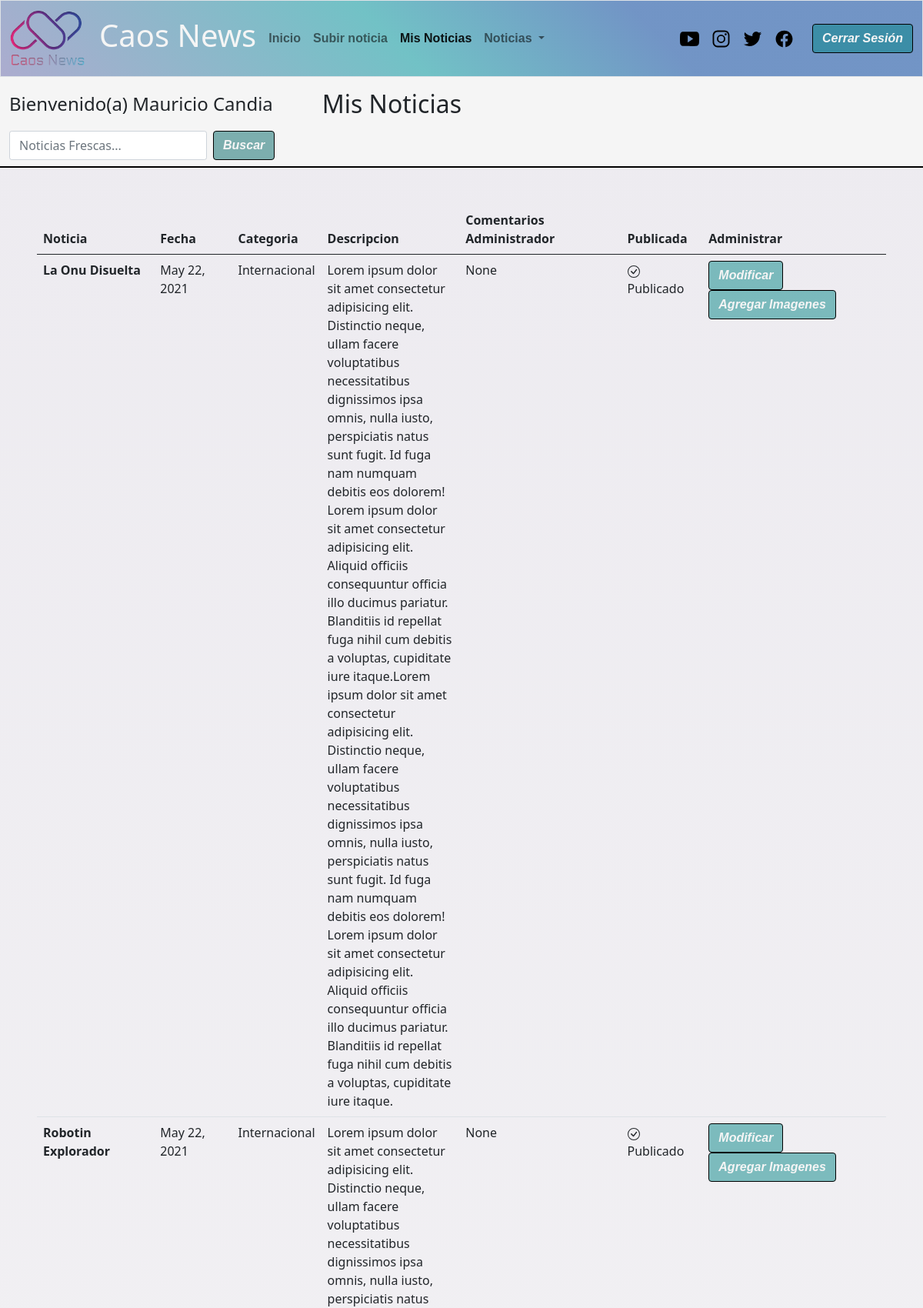
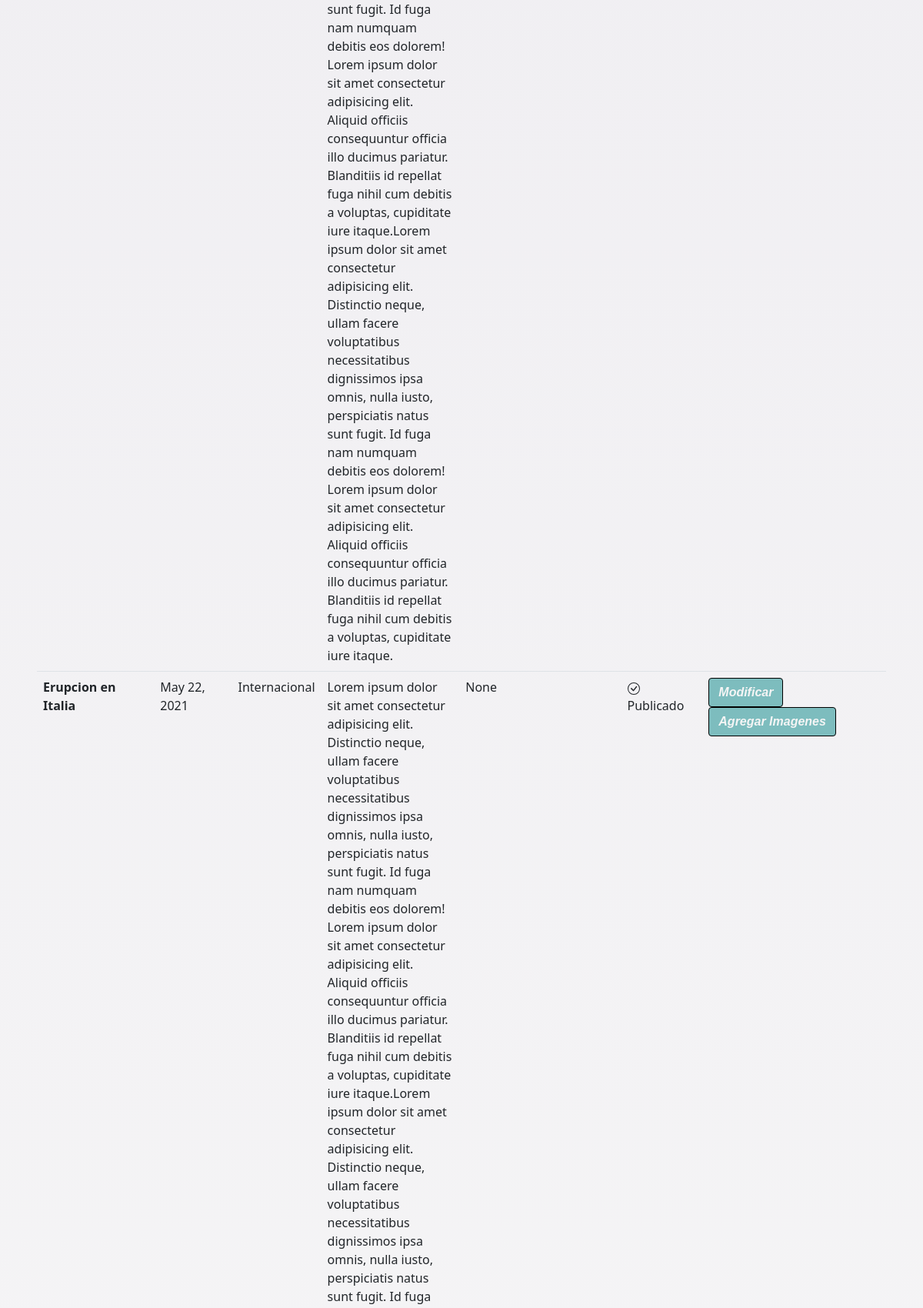
The app's page /mis_noticias/ (signed in, upper part) with its own data (2 pictures, top to bottom).
### caos_news/models.py (models this page shows, shortened)
class Noticia(models.Model):
    nombre_not = models.CharField(primary_key= True, max_length=50)
    fecha_not = models.DateField(default=datetime.date.today)
    redac =  models.TextField()
    img_not = models.ImageField(upload_to='noticias',null=True)
    publicar = models.BooleanField(default=False)
    comentario = models.TextField(null=True,default='Sin observaciones')
    autor = models.ForeignKey(User,null=True, on_delete=models.CASCADE)
    categoria = models.ForeignKey(Categoria, on_delete=models.CASCADE)

class Categoria(models.Model):
    cod_catg = models.IntegerField(primary_key=True)
    nombre_catg = models.CharField(max_length=50)
    def __str__(self):
        return self.nombre_catg

### caos_news/views.py (the view)
# urls.py: path('mis_noticias/',mis_news,name='mis_notis'),
@login_required(login_url='/Ingresar/')
def mis_news(request):
    user = User.objects.get(username=request.user.username)
    categoria = Categoria.objects.all()
    noti_all = Noticia.objects.filter(autor=user)
    contexto = {"categorias":categoria,"noticias":noti_all}
    return render(request,"mis_notis.html",contexto)

### caos_news/templates/mis_notis.html (shortened to what this page needs)
{% extends "base.html" %}
{% load static %}
{% block link_activos %}
<ul class="navbar-nav me-auto mb-2 mb-lg-0">
    <li class="nav-item">
        <a class="nav-link" aria-current="page" href="{% url 'index'%}">Inicio</a>
    </li>
    {% if user.is_authenticated %}
    <li class="nav-item ">
        <a class="nav-link " href="{% url 'enviar_n' %}">Subir noticia</a>
    </li>
    <li class="nav-item">
        <a class="nav-link active" href="{% url 'mis_notis' %}">Mis Noticias</a>
    </li>
    {% endif %}
    <li class="nav-item dropdown">
        <a class="nav-link dropdown-toggle" href="#" id="navbarDropdown" role="button" data-bs-toggle="dropdown"
            aria-expanded="false">
            Noticias
        </a>
    </li>
    {% endblock link_activos %}
    {% block contenido %}
    <main>
        <nav class="navbar sticky-top" id="barra-busqueda">
            <div class="container-fluid ">
                <span class="navbar-text">
                    {% if user.is_authenticated %}
                    <h4> Bienvenido(a) {{user.first_name}} {{user.last_name}} </h4>
                    {% else %}
                    <h4>Noticas Frescas</h4>
                    {% endif %}
                </span>
                <span class="navbar-text" style="margin-right: 50%;">
                    <h2>Mis Noticias</h2>
                </span>
                <form class="d-flex" method="POST" action="{% url 'filter_d'%}">
                    <input class="form-control me-2" type="search" placeholder="Noticias Frescas..." name="txtbusqueda" aria-label="Search">
                    <button id="boton" class="btn btn-outline" type="submit">Buscar</button>
                </form>
            </div>
        </nav>
        <section class="container-fluid p-5 table-responsive">
            <table class="table table-secundary table-hover">
                <thead>
                    <tr>
                        <th scope="col">Noticia</th>
                        <th scope="col">Fecha</th>
                        <th scope="col">Categoria</th>
                        <th scope="col">Descripcion</th>
                        <th scope="col">Comentarios Administrador</th>
                        <th scope="col">Publicada</th>
                        <th scope="col">Administrar</th>
                    </tr>
                </thead>
                <tbody>
                    {% for x in noticias %}
                    <tr>
                        <th scope="row">{{x.nombre_not}}</th>
                        <td>{{x.fecha_not}}</td>
                        <td>{{x.categoria}}</td>
                        <td class="celda">{{x.redac}}</td>
                        <td>{{x.comentario}}</td>
                        <td>{% if x.publicar %}
                            <div class="mb-3">
                                Publicado
                            </div>
                            {% endif %}
                        </td>
                        <td>
                            <button id="boton" type="button" class="btn btn-outline"
                                onclick="modificar('{{x.nombre_not}}')">Modificar</button>
                            <button id="boton" type="button" class="btn btn-outline" onclick="gale('{{x.nombre_not}}')"
                                data-bs-toggle="modal" data-bs-target="#gale_modal">Agregar Imagenes</button>
                        </td>
                    </tr>
                    {% endfor %}
                </tbody>
            </table>
        </section>
        {% endblock contenido %}

### records on screen
Noticia: nombre_not "La Onu Disuelta", fecha_not "May 22, 2021", categoria "Internacional", redac "Lorem ipsum dolor sit amet consectetur adipisicing elit. Distinctio neque, ullam facere voluptatibus necessitatibus dignissimos ipsa omnis, nulla iusto, perspiciatis natus sunt fugit. Id fuga nam numquam debitis eos dolorem! Lorem ipsum dolor sit amet consectetur adipisicing elit. Aliquid officiis consequuntur officia illo ducimus pariatur. Blanditiis id repellat fuga nihil cum debitis a voluptas, cupiditate iure itaque.Lorem ipsum dolor sit amet consectetur adipisicing elit. Distinctio neque, ullam facere voluptatibus necessitatibus dignissimos ipsa omnis, nulla iusto, perspiciatis natus sunt fugit. Id fuga nam numquam debitis eos dolorem! Lorem ipsum dolor sit amet consectetur adipisicing…", comentario "None", publicar True (drawn)
Noticia: nombre_not "Robotin Explorador", fecha_not "May 22, 2021", categoria "Internacional", redac "Lorem ipsum dolor sit amet consectetur adipisicing elit. Distinctio neque, ullam facere voluptatibus necessitatibus dignissimos ipsa omnis, nulla iusto, perspiciatis natus sunt fugit. Id fuga nam numquam debitis eos dolorem! Lorem ipsum dolor sit amet consectetur adipisicing elit. Aliquid officiis consequuntur officia illo ducimus pariatur. Blanditiis id repellat fuga nihil cum debitis a voluptas, cupiditate iure itaque.Lorem ipsum dolor sit amet consectetur adipisicing elit. Distinctio neque, ullam facere voluptatibus necessitatibus dignissimos ipsa omnis, nulla iusto, perspiciatis natus sunt fugit. Id fuga nam numquam debitis eos dolorem! Lorem ipsum dolor sit amet consectetur adipisicing…", comentario "None", publicar True (drawn)
Noticia: nombre_not "Erupcion en Italia", fecha_not "May 22, 2021", categoria "Internacional", comentario "None", publicar True (drawn)

### other values on screen
{{ user.first_name }} "Mauricio"
{{ user.last_name }} "Candia"
